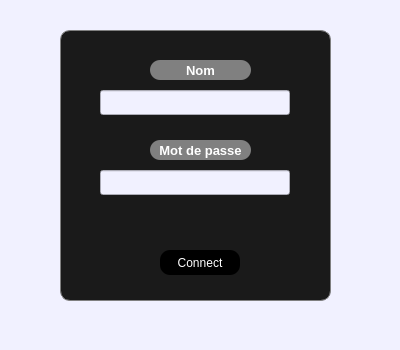
<?xml version="1.0" encoding="UTF-8"?>
<ui version="4.0">
 <class>Login</class>
 <widget class="QMainWindow" name="Login">
  <property name="windowModality">
   <enum>Qt::WindowModal</enum>
  </property>
  <property name="geometry">
   <rect>
    <x>0</x>
    <y>0</y>
    <width>400</width>
    <height>350</height>
   </rect>
  </property>
  <property name="windowTitle">
   <string>Login</string>
  </property>
  <property name="styleSheet">
   <string notr="true">background:#f1f1ff</string>
  </property>
  <widget class="QWidget" name="centralwidget">
   <widget class="QLineEdit" name="user">
    <property name="geometry">
     <rect>
      <x>100</x>
      <y>90</y>
      <width>190</width>
      <height>25</height>
     </rect>
    </property>
    <property name="autoFillBackground">
     <bool>false</bool>
    </property>
    <property name="echoMode">
     <enum>QLineEdit::Normal</enum>
    </property>
    <property name="alignment">
     <set>Qt::AlignCenter</set>
    </property>
    <property name="readOnly">
     <bool>false</bool>
    </property>
   </widget>
   <widget class="QLineEdit" name="password">
    <property name="geometry">
     <rect>
      <x>100</x>
      <y>170</y>
      <width>190</width>
      <height>25</height>
     </rect>
    </property>
    <property name="echoMode">
     <enum>QLineEdit::Password</enum>
    </property>
    <property name="alignment">
     <set>Qt::AlignCenter</set>
    </property>
   </widget>
   <widget class="QLabel" name="reponse">
    <property name="geometry">
     <rect>
      <x>100</x>
      <y>210</y>
      <width>190</width>
      <height>25</height>
     </rect>
    </property>
    <property name="font">
     <font>
      <pointsize>10</pointsize>
      <italic>true</italic>
     </font>
    </property>
    <property name="styleSheet">
     <string notr="true">background:transparent</string>
    </property>
    <property name="text">
     <string/>
    </property>
    <property name="alignment">
     <set>Qt::AlignCenter</set>
    </property>
   </widget>
   <widget class="QPushButton" name="submit">
    <property name="geometry">
     <rect>
      <x>160</x>
      <y>250</y>
      <width>80</width>
      <height>25</height>
     </rect>
    </property>
    <property name="styleSheet">
     <string notr="true">background-color: black ;border-radius:10px;color:white</string>
    </property>
    <property name="text">
     <string>Connect</string>
    </property>
   </widget>
   <widget class="QLabel" name="nom">
    <property name="enabled">
     <bool>true</bool>
    </property>
    <property name="geometry">
     <rect>
      <x>150</x>
      <y>60</y>
      <width>101</width>
      <height>20</height>
     </rect>
    </property>
    <property name="font">
     <font>
      <pointsize>10</pointsize>
      <weight>75</weight>
      <italic>false</italic>
      <bold>true</bold>
      <underline>false</underline>
     </font>
    </property>
    <property name="styleSheet">
     <string notr="true">border-radius:10px;background-color: gray ;color:white</string>
    </property>
    <property name="text">
     <string>Nom</string>
    </property>
    <property name="alignment">
     <set>Qt::AlignCenter</set>
    </property>
   </widget>
   <widget class="QLabel" name="mot_de_passe">
    <property name="geometry">
     <rect>
      <x>150</x>
      <y>140</y>
      <width>101</width>
      <height>20</height>
     </rect>
    </property>
    <property name="font">
     <font>
      <pointsize>10</pointsize>
      <weight>75</weight>
      <bold>true</bold>
      <underline>false</underline>
     </font>
    </property>
    <property name="styleSheet">
     <string notr="true">background-color: gray ;border-radius:10px;color:white</string>
    </property>
    <property name="text">
     <string>Mot de passe</string>
    </property>
    <property name="alignment">
     <set>Qt::AlignCenter</set>
    </property>
   </widget>
   <widget class="QFrame" name="frame">
    <property name="geometry">
     <rect>
      <x>60</x>
      <y>30</y>
      <width>271</width>
      <height>271</height>
     </rect>
    </property>
    <property name="styleSheet">
     <string notr="true">border:1px solid gray;border-radius:10px;background:#1a1a1a;</string>
    </property>
    <property name="frameShape">
     <enum>QFrame::StyledPanel</enum>
    </property>
    <property name="frameShadow">
     <enum>QFrame::Raised</enum>
    </property>
   </widget>
   <zorder>frame</zorder>
   <zorder>nom</zorder>
   <zorder>user</zorder>
   <zorder>mot_de_passe</zorder>
   <zorder>password</zorder>
   <zorder>submit</zorder>
   <zorder>reponse</zorder>
  </widget>
  <widget class="QMenuBar" name="menubar">
   <property name="geometry">
    <rect>
     <x>0</x>
     <y>0</y>
     <width>400</width>
     <height>21</height>
    </rect>
   </property>
  </widget>
  <widget class="QStatusBar" name="statusbar"/>
 </widget>
 <resources/>
 <connections/>
</ui>
